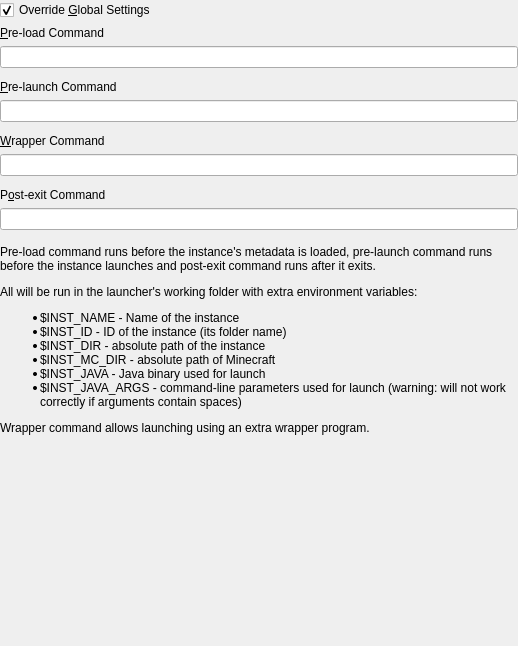
<?xml version="1.0" encoding="UTF-8"?>
<ui version="4.0">
 <class>CustomCommands</class>
 <widget class="QWidget" name="CustomCommands">
  <property name="geometry">
   <rect>
    <x>0</x>
    <y>0</y>
    <width>518</width>
    <height>646</height>
   </rect>
  </property>
  <layout class="QVBoxLayout" name="verticalLayout">
   <property name="leftMargin">
    <number>0</number>
   </property>
   <property name="topMargin">
    <number>0</number>
   </property>
   <property name="rightMargin">
    <number>0</number>
   </property>
   <property name="bottomMargin">
    <number>0</number>
   </property>
   <item>
    <widget class="QCheckBox" name="overrideCheckBox">
     <property name="text">
      <string>Override &amp;Global Settings</string>
     </property>
     <property name="checked">
      <bool>true</bool>
     </property>
    </widget>
   </item>
   <item>
    <widget class="QWidget" name="customCommandsWidget" native="true">
     <property name="enabled">
      <bool>true</bool>
     </property>
     <layout class="QGridLayout" name="gridLayout_4">
      <property name="leftMargin">
       <number>0</number>
      </property>
      <property name="topMargin">
       <number>0</number>
      </property>
      <property name="rightMargin">
       <number>0</number>
      </property>
      <item row="7" column="0">
       <widget class="QLabel" name="labelWrapperCmd">
        <property name="text">
         <string>&amp;Wrapper Command</string>
        </property>
        <property name="buddy">
         <cstring>wrapperCmdTextBox</cstring>
        </property>
       </widget>
      </item>
      <item row="4" column="0">
       <widget class="QLineEdit" name="preLaunchCmdTextBox"/>
      </item>
      <item row="0" column="0">
       <widget class="QLabel" name="labelPreLoadCmd">
        <property name="text">
         <string>&amp;Pre-load Command</string>
        </property>
        <property name="buddy">
         <cstring>preLoadCmdTextBox</cstring>
        </property>
       </widget>
      </item>
      <item row="6" column="0">
       <spacer name="verticalSpacer_3">
        <property name="orientation">
         <enum>Qt::Orientation::Vertical</enum>
        </property>
        <property name="sizeType">
         <enum>QSizePolicy::Policy::Fixed</enum>
        </property>
        <property name="sizeHint" stdset="0">
         <size>
          <width>0</width>
          <height>6</height>
         </size>
        </property>
       </spacer>
      </item>
      <item row="11" column="0">
       <widget class="QLineEdit" name="postExitCmdTextBox"/>
      </item>
      <item row="1" column="0">
       <widget class="QLineEdit" name="preLoadCmdTextBox"/>
      </item>
      <item row="9" column="0">
       <spacer name="verticalSpacer_2">
        <property name="orientation">
         <enum>Qt::Orientation::Vertical</enum>
        </property>
        <property name="sizeType">
         <enum>QSizePolicy::Policy::Fixed</enum>
        </property>
        <property name="sizeHint" stdset="0">
         <size>
          <width>0</width>
          <height>6</height>
         </size>
        </property>
       </spacer>
      </item>
      <item row="8" column="0">
       <widget class="QLineEdit" name="wrapperCmdTextBox"/>
      </item>
      <item row="3" column="0">
       <widget class="QLabel" name="labelPreLaunchCmd">
        <property name="text">
         <string>&amp;Pre-launch Command</string>
        </property>
        <property name="buddy">
         <cstring>preLaunchCmdTextBox</cstring>
        </property>
       </widget>
      </item>
      <item row="10" column="0">
       <widget class="QLabel" name="labelPostExitCmd">
        <property name="text">
         <string>P&amp;ost-exit Command</string>
        </property>
        <property name="buddy">
         <cstring>postExitCmdTextBox</cstring>
        </property>
       </widget>
      </item>
      <item row="2" column="0">
       <spacer name="verticalSpacer_4">
        <property name="orientation">
         <enum>Qt::Orientation::Vertical</enum>
        </property>
        <property name="sizeType">
         <enum>QSizePolicy::Policy::Fixed</enum>
        </property>
        <property name="sizeHint" stdset="0">
         <size>
          <width>0</width>
          <height>6</height>
         </size>
        </property>
       </spacer>
      </item>
     </layout>
    </widget>
   </item>
   <item>
    <widget class="QLabel" name="labelCustomCmdsDescription">
     <property name="text">
      <string>&lt;html&gt;&lt;head/&gt;&lt;body&gt;&lt;p&gt;Pre-load command runs before the instance's metadata is loaded, pre-launch command runs before the instance launches and post-exit command runs after it exits.&lt;/p&gt;&lt;p&gt;All will be run in the launcher's working folder with extra environment variables:&lt;/p&gt;&lt;ul&gt;&lt;li&gt;$INST_NAME - Name of the instance&lt;/li&gt;&lt;li&gt;$INST_ID - ID of the instance (its folder name)&lt;/li&gt;&lt;li&gt;$INST_DIR - absolute path of the instance&lt;/li&gt;&lt;li&gt;$INST_MC_DIR - absolute path of Minecraft&lt;/li&gt;&lt;li&gt;$INST_JAVA - Java binary used for launch&lt;/li&gt;&lt;li&gt;$INST_JAVA_ARGS - command-line parameters used for launch (warning: will not work correctly if arguments contain spaces)&lt;/li&gt;&lt;/ul&gt;&lt;p&gt;Wrapper command allows launching using an extra wrapper program.&lt;/p&gt;&lt;/body&gt;&lt;/html&gt;</string>
     </property>
     <property name="alignment">
      <set>Qt::AlignmentFlag::AlignLeading|Qt::AlignmentFlag::AlignLeft|Qt::AlignmentFlag::AlignTop</set>
     </property>
     <property name="wordWrap">
      <bool>true</bool>
     </property>
     <property name="textInteractionFlags">
      <set>Qt::TextInteractionFlag::LinksAccessibleByMouse|Qt::TextInteractionFlag::TextSelectableByMouse</set>
     </property>
    </widget>
   </item>
   <item>
    <spacer name="verticalSpacer">
     <property name="orientation">
      <enum>Qt::Orientation::Vertical</enum>
     </property>
     <property name="sizeHint" stdset="0">
      <size>
       <width>20</width>
       <height>40</height>
      </size>
     </property>
    </spacer>
   </item>
  </layout>
 </widget>
 <resources/>
 <connections/>
</ui>
